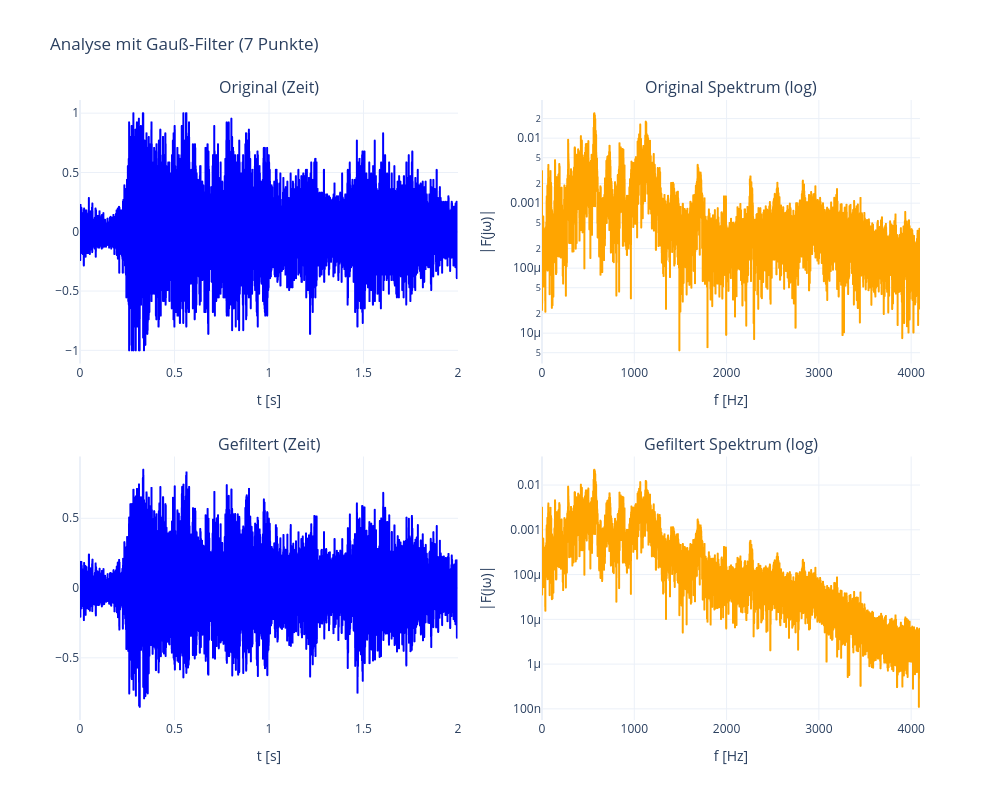

Notebook code cell kept with this figure:
### Markdown cell above
## Teil 2: Auswirkung auf ein Signal/Misch-Sinus-Testsignal

### Code cell
# 1. Signal laden (mit Fallback)
try:
    fs_wav, data = wavfile.read("../data/handel.wav")

    # Konvertierung zu Float und Normalisierung (-1 bis 1)
    # wavfile liest oft Integers, MATLAB rechnet mit Floats
    sig_c = data.astype(float)
    sig_c = sig_c / np.max(np.abs(sig_c))

    # Auf 2 Sekunden kürzen (gemäß Aufgabe)
    sig_c = sig_c[: int(2.0 * fs_wav)]
    t_c = np.arange(len(sig_c)) / fs_wav
    print(f"Audio 'handel.wav' geladen: {fs_wav} Hz, {len(sig_c)} Samples.")

except FileNotFoundError:
    print("Warnung: 'handel.wav' nicht gefunden. Nutze synthetisches Signal.")
    fs_wav = 100.0
    t_c, sig_c = get_test_signal(fs_wav)

# 2. Filterung (Wir nutzen den 7-Punkte Kernel aus Teil 1)
# kernels[1] entspricht der Länge 7
sig_gauss_filt = signal.lfilter(kernels[1], 1, sig_c)

# 3. Analyse Plotten (Mit unserer Helper-Funktion)
# Das Diagramm ist interaktiv, Sie können im Spektrum reinzoomen.
plot_signal_analysis(
    t_c, sig_c, sig_gauss_filt, fs_wav, "Analyse mit Gauß-Filter (7 Punkte)"
)

### Figure 1 — Plotly figure (JSON) as saved in the notebook; plotly's stock layout.template omitted (floating-point values rounded to 4 significant figures; data arrays with more than 128 entries replaced by an {"elided": "..."} marker saying what was removed)
{"data": [{"line": {"color": "blue"}, "name": "Original", "type": "scattergl", "x": {"elided": "16384 float values"}, "xaxis": "x", "y": {"elided": "16384 float values"}, "yaxis": "y"}, {"line": {"color": "blue"}, "name": "Gefiltert", "type": "scattergl", "x": {"elided": "16384 float values"}, "xaxis": "x3", "y": {"elided": "16384 float values"}, "yaxis": "y3"}, {"line": {"color": "orange"}, "name": "Spektrum Orig", "type": "scattergl", "x": {"elided": "16384 float values"}, "xaxis": "x2", "y": {"elided": "16384 float values"}, "yaxis": "y2"}, {"line": {"color": "orange"}, "name": "Spektrum Filt", "type": "scattergl", "x": {"elided": "16384 float values"}, "xaxis": "x4", "y": {"elided": "16384 float values"}, "yaxis": "y4"}], "layout": {"annotations": [{"font": {"size": 16}, "showarrow": false, "text": "Original (Zeit)", "x": 0.225, "xanchor": "center", "xref": "paper", "y": 1, "yanchor": "bottom", "yref": "paper"}, {"font": {"size": 16}, "showarrow": false, "text": "Original Spektrum (log)", "x": 0.775, "xanchor": "center", "xref": "paper", "y": 1, "yanchor": "bottom", "yref": "paper"}, {"font": {"size": 16}, "showarrow": false, "text": "Gefiltert (Zeit)", "x": 0.225, "xanchor": "center", "xref": "paper", "y": 0.425, "yanchor": "bottom", "yref": "paper"}, {"font": {"size": 16}, "showarrow": false, "text": "Gefiltert Spektrum (log)", "x": 0.775, "xanchor": "center", "xref": "paper", "y": 0.425, "yanchor": "bottom", "yref": "paper"}], "height": 800, "showlegend": false, "title": {"text": "Analyse mit Gauß-Filter (7 Punkte)"}, "width": 1000, "xaxis": {"anchor": "y", "domain": [0, 0.45], "title": {"text": "t [s]"}}, "xaxis2": {"anchor": "y2", "domain": [0.55, 1], "range": [0, 4096], "title": {"text": "f [Hz]"}}, "xaxis3": {"anchor": "y3", "domain": [0, 0.45], "title": {"text": "t [s]"}}, "xaxis4": {"anchor": "y4", "domain": [0.55, 1], "range": [0, 4096], "title": {"text": "f [Hz]"}}, "yaxis": {"anchor": "x", "domain": [0.575, 1]}, "yaxis2": {"anchor": "x2", "domain": [0.575, 1], "title": {"text": "|F(jω)|"}, "type": "log"}, "yaxis3": {"anchor": "x3", "domain": [0, 0.425]}, "yaxis4": {"anchor": "x4", "domain": [0, 0.425], "title": {"text": "|F(jω)|"}, "type": "log"}}}
